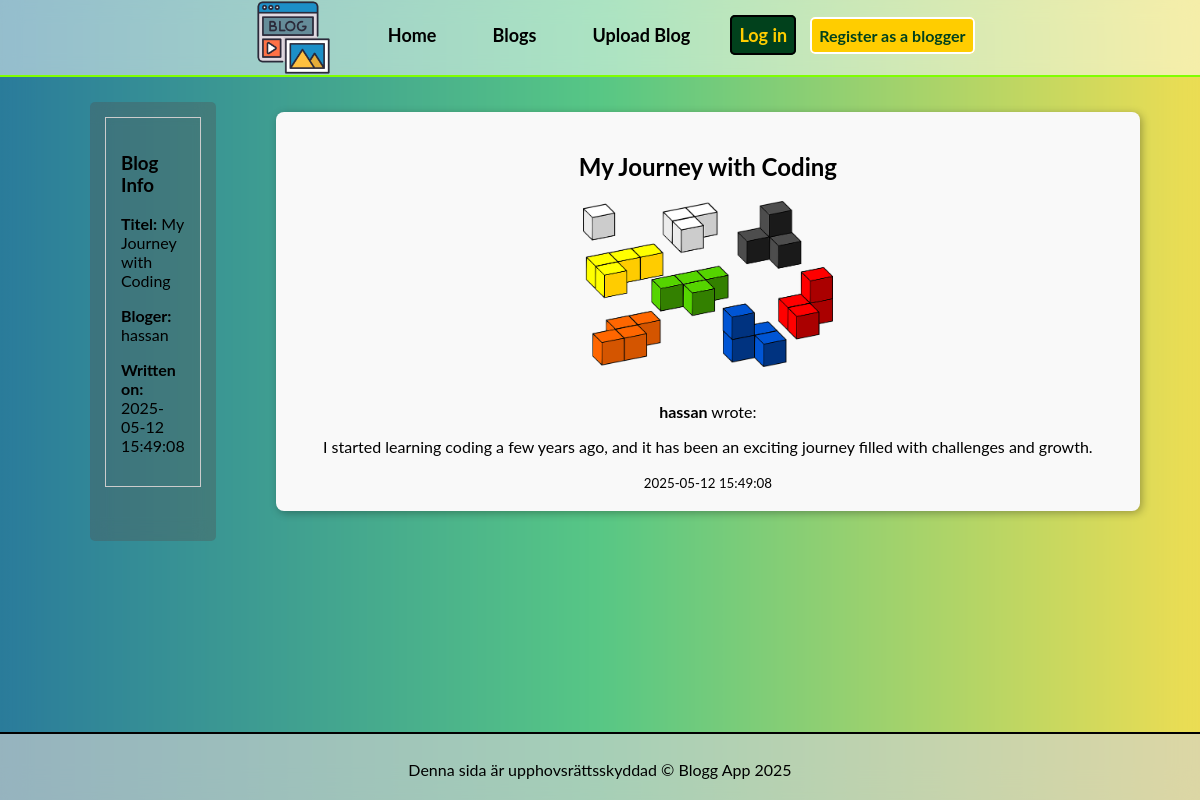
Screenshot of /single_post.php?postId=1 with the database file from the repository.
### tables this page shows
CREATE TABLE `post` (
  `id` int(11) NOT NULL,
  `title` varchar(255) NOT NULL,
  `content` longtext NOT NULL,
  `created` datetime NOT NULL DEFAULT current_timestamp(),
  `userId` int(11) NOT NULL
);

CREATE TABLE `user` (
  `id` int(11) NOT NULL,
  `username` varchar(255) NOT NULL,
  `password` varchar(255) NOT NULL,
  `title` varchar(255) DEFAULT NULL,
  `presentation` mediumtext DEFAULT NULL,
  `image` varchar(255) DEFAULT NULL,
  `created` datetime NOT NULL DEFAULT current_timestamp()
);

CREATE TABLE `image` (
  `id` int(11) NOT NULL,
  `filename` varchar(255) NOT NULL,
  `description` longtext NOT NULL,
  `created` datetime NOT NULL DEFAULT current_timestamp(),
  `postId` int(11) NOT NULL
);

### db.php (called while the page is built, shortened)
<?php
$connection = mysqli_connect(DB_SERVER, DB_USER, DB_PASS, DB_NAME);
function get_result($statment)
{
    $rows = array();
    $result = mysqli_stmt_get_result($statment);
    if ($result)
    {
        while ($row = mysqli_fetch_assoc($result)) {
            $rows[] = $row;
        }
    }
    return $rows;
}
function get_images($id)
{
    global $connection;
    $sql = 'SELECT image.filename, image.description FROM image WHERE image.postId=?';
    $statment = mysqli_prepare($connection, $sql);
    mysqli_stmt_bind_param($statment, "i", $id);
    mysqli_stmt_execute($statment);
    $result = get_result($statment);
    return $result;
}

### single_post.php (the view, shortened to what this page needs)
<?php
require_once('db.php');
include('./app/includes/header.php');
include './render_image.php';
$postId = intval($_GET['postId']);
$sql = "SELECT post.*, user.username
        FROM post
        JOIN user ON post.userId = user.id
        WHERE post.id = ?";
$stmt = mysqli_prepare($connection, $sql);
mysqli_stmt_bind_param($stmt, "i", $postId);
mysqli_stmt_execute($stmt);
$results = get_result($stmt);
$post = $results[0];
?>
<div class="post-container">
    <aside
        class="back-support"><?php include('./info.php'); ?>
    </aside>
    <main class="centered">
        <div class="om-content" style="padding: 20px;">
            <h2><?= htmlspecialchars($post['title']) ?></h2>
            <?php render_images_for_post($post['id']); ?>
            <br>
            <p>
                <strong><?= htmlspecialchars($post['username']) ?></strong>
                wrote:</p>
            <p><?= nl2br(htmlspecialchars($post['content'])) ?></p>
            <small><?= htmlspecialchars($post['created']) ?></small>
        </div>
    </main>
</div>
<?php include('./app/includes/footer.php'); ?>

### info.php
<?php if (isset($post)): ?>
    <div class="post-info" style="padding: 15px; border: 1px solid #ccc;">
        <h3>
            <b>
                Blog Info
            </b>
        </h3>
        <p>
            <strong>Titel:</strong>
            <?= htmlspecialchars($post['title']) ?>
        </p>
        <p>
            <strong>Bloger:</strong>
            <?= htmlspecialchars($post['username']) ?>
        </p>
        <p>
            <strong>Written on:</strong>
            <?= htmlspecialchars($post['created']) ?>
        </p>
    </div>
<?php else: ?>
    <p>❌ No data availbe to display.</p>
<?php endif; ?>

### render_image.php (shortened to what this page needs)
<?php
require_once('db.php');
function render_images_for_post($postId)
{
    $images = get_images($postId);
    if ($images && count($images) > 0) {
        foreach ($images as $image) {
            echo '<img class="centered" src="./uploads/' . htmlspecialchars($image['filename']) . '" alt="' .
                htmlspecialchars($image['description']) . '" style="max-width: 250px; margin-top: 10px;">';
        }
    } else {
        echo "";
    }
}
?>

### public/css/style.css (style rules this page uses)
html { position: relative; background: #2A7B9B; background: linear-gradient(90deg, rgba(42, 123, 155, 1) 0%, rgba(87, 199, 133, 1) 50%, rgba(237, 221, 83, 1) 100%); background-position: center; background-attachment: fixed; background-size: cover; background-repeat: no-repeat; height: 100%; font-family: 'Lato', sans-serif; scroll-behavior: smooth; }
html::before { content: ''; position: fixed; top: 0; left: 0; right: 0; bottom: 0; background-image: inherit; background-position: inherit; background-size: inherit; background-repeat: inherit; filter: blur(15px); z-index: -1; }
body { width: 90vw; min-height: 100vh; padding: 10px; margin: 0 auto; display: flex; flex-direction: column; padding: 0px 15px; gap: 10px; overflow-x: hidden; align-items: center; align-self: center; }
main { flex: 1; padding: 25px; border-radius: 25px; }
img { max-width: 100%; height: auto; display: block; }
.om-content { margin-bottom: 20px; padding: 10px; border: 5px #ccc; border-radius: 8px; box-shadow: 2px 2px 8px rgba(0, 0, 0, 0.3); background-color: #f9f9f9; width: 100%; }
.back-support { background-color: rgba(83, 82, 82, 0.349); backdrop-filter: blur(10px); border-radius: 5px; padding: 15px; margin: 15px; }
.post-container { display: flex; width: 100%; max-width: 100%; height: auto; padding: 0; gap: 20px; box-sizing: border-box; padding-left: 15px; padding-right: 15px; }
aside { top: 12px; position: sticky; flex-basis: 10%; max-width: 30%; padding: 1em; margin-top: 12px; margin-bottom: 12px; margin: 12px 0; box-sizing: border-box; overflow-wrap: break-word; }
.centered { text-align: center; margin: 0 auto; }

### rows the page displays
post: title "My Journey with Coding", userId.username "hassan", created "2025-05-12 15:49:08", content "I started learning coding a few years ago, and it has been an exciting journey filled with challenges and growth."
image: filename (picture)
